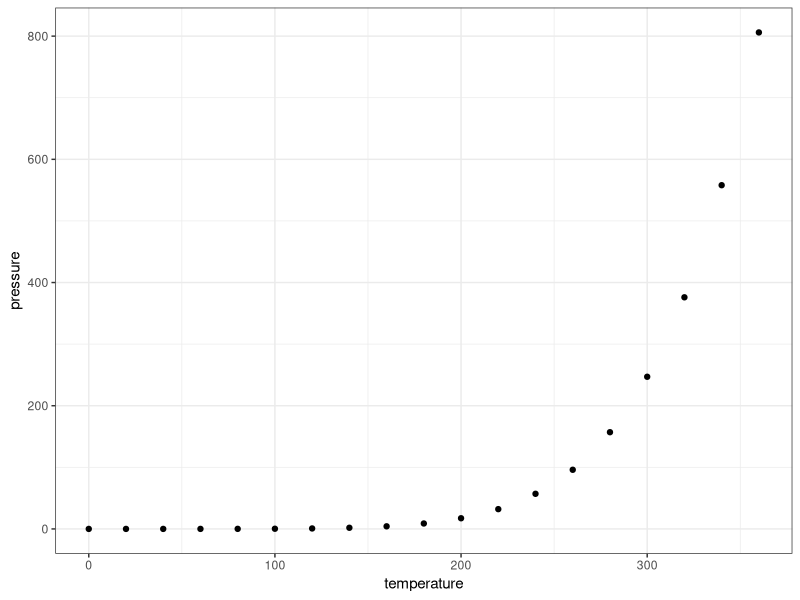

R code for this plot:
## ---- chunk 1
library(tidyverse)
knitr::opts_chunk$set(echo = FALSE)
# You will want to have all of your data munging and models done either in this code chunk or in another code chunk where the code and output are hidden.
## ---- chunk 2
summary(cars)
## ---- chunk 3
ggplot(data = pressure, aes(y = pressure, x = temperature)) +
  geom_point() +
  theme_bw()
